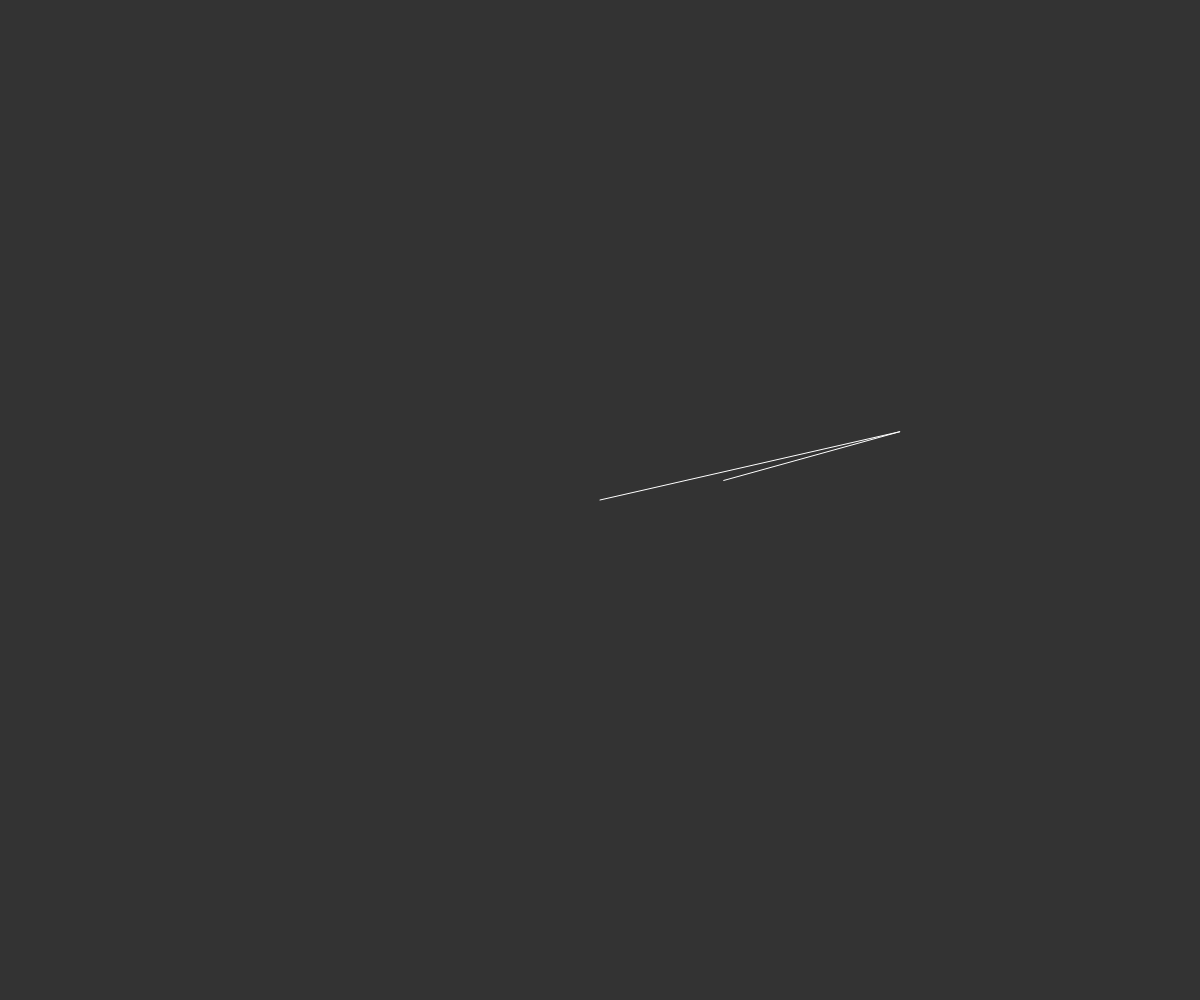
Frame 1 (no input)
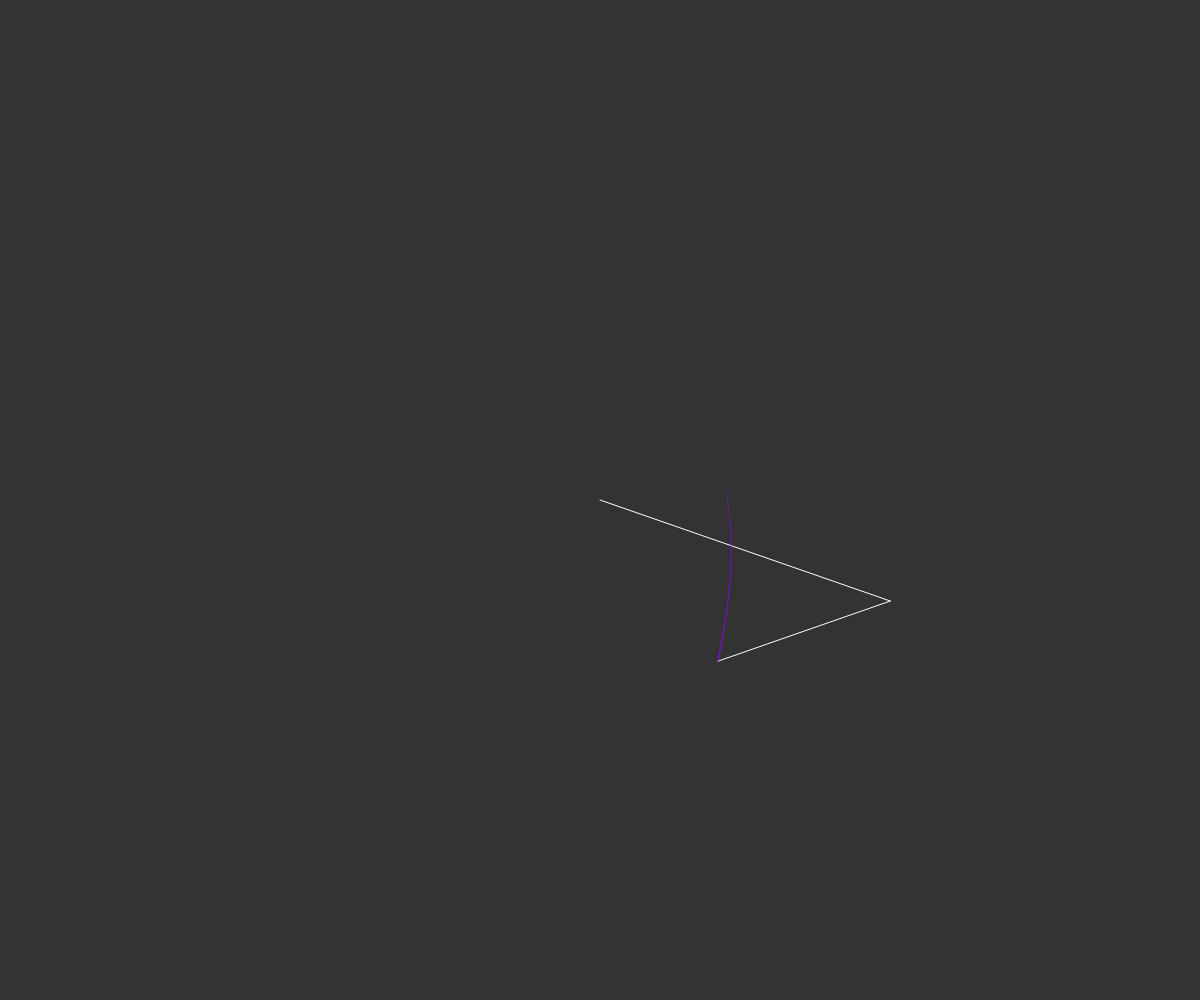
Frame 60 (no input)
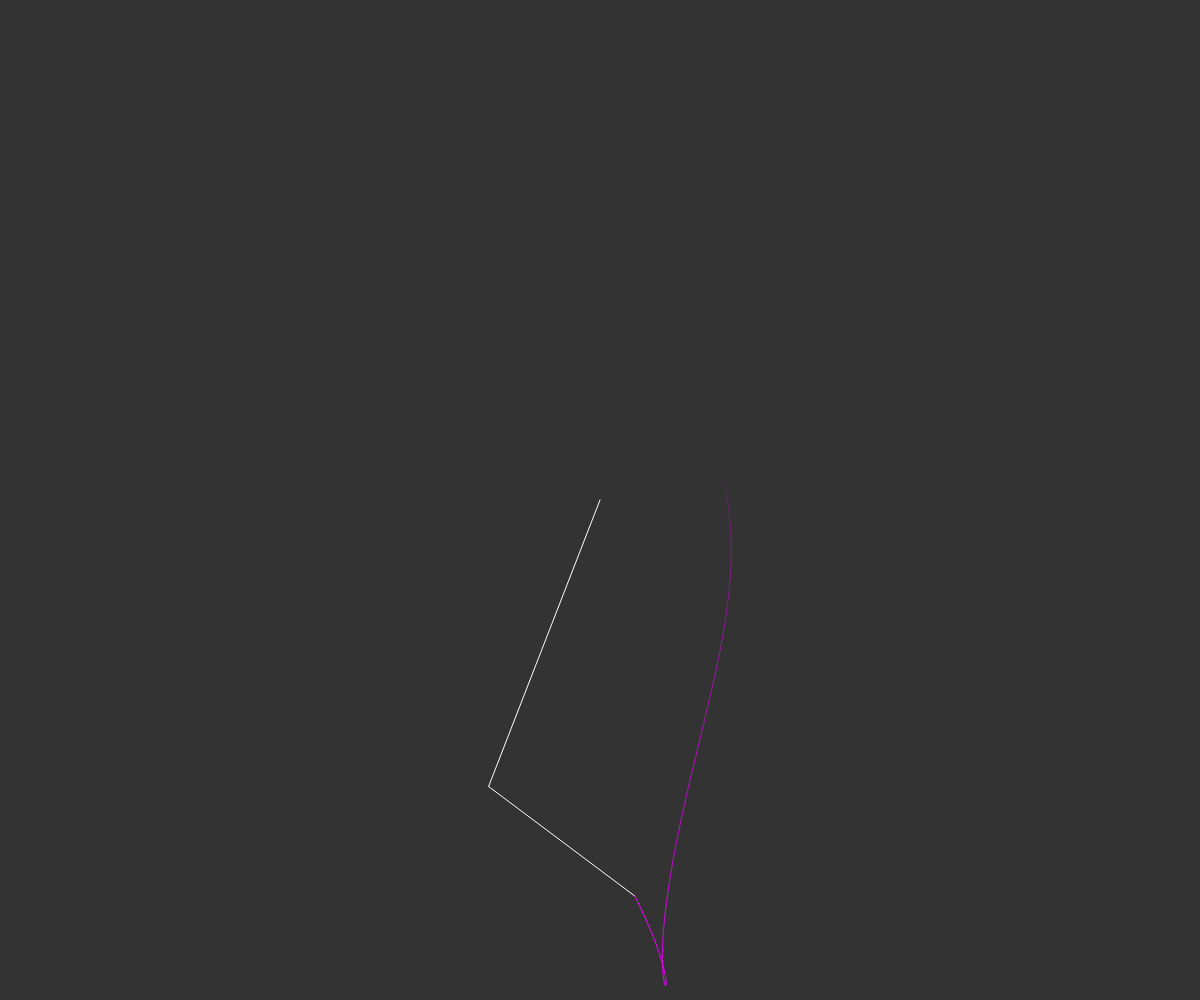
Frame 120 (the mouse pressed at the canvas centre since frame 60)

The p5.js sketch that drew these frames (run headless with seeded random() and noise() and a simulated clock; from frame 60 on, the mouse is pressed at the canvas centre):

// p5.js sketch
// ── sketch.js
var Theta1;
var Theta2;

var dTheta1 = 0;
var dTheta2 = 0;
var d2Theta1 = 0;
var d2Theta2 = 0;

var l1 = 50;
var l2 = 50;

var m1 = 1;
var m2 = 1;
var mu = 2;

var g = 9.8;
var time = 0.1;

var path = [];
var col = 0;


function setup() {
  createCanvas(windowWidth, windowHeight);  
  colorMode(HSB,255,255,255,1000);
  Theta1 = random(0, TWO_PI);
  Theta2 = random(0, TWO_PI);
  
  var vhl = random(0.25,0.75);
  l1 = height < width ? height/2 * vhl - 5 : width /2 * vhl - 5;
  l2 = height < width ? height/2 * (1-vhl) - 5 : width /2 * (1-vhl) - 5;
  
  
  m1 = random(1,10);
  m2 = random(0.1,m1);
  mu =  1+m1/m2;
}

function draw() {
  background(0,0,51);
  col += 0.25;
  translate(width/2, height/2);
  rotate(PI/2);
  
  //use math functions, for faster computing
  d2Theta1  =  (g*(Math.sin(Theta2)*Math.cos(Theta1-Theta2)-mu*Math.sin(Theta1))-(l2*dTheta2*dTheta2+l1*dTheta1*dTheta1*Math.cos(Theta1-Theta2))*Math.sin(Theta1-Theta2))/(l1*(mu-Math.cos(Theta1-Theta2)*Math.cos(Theta1-Theta2)));
  d2Theta2  =  (mu*g*(Math.sin(Theta1)*Math.cos(Theta1-Theta2)-Math.sin(Theta2))+(mu*l1*dTheta1*dTheta1+l2*dTheta2*dTheta2*Math.cos(Theta1-Theta2))*Math.sin(Theta1-Theta2))/(l2*(mu-Math.cos(Theta1-Theta2)*Math.cos(Theta1-Theta2)));
  dTheta1   += d2Theta1*time;
  dTheta2   += d2Theta2*time;
  Theta1    += dTheta1*time;
  Theta2    += dTheta2*time;
  
  var x1 = l1 * cos(Theta1);
  var y1 = l1 * sin(Theta1);
  var x2 = l2 * cos(Theta2);
  var y2 = l2 * sin(Theta2);
  x2 += x1;
  y2 += y1;
  
  path.push([x2, y2]);
  
  stroke(0, 0,255);
  line(0,0,x1,y1);
  line(x1,y1,x2,y2);
  
  for (var i = 0; i < path.length -1; i++) {
    var hu = map(i, 0, path.length -1, 0, 1000);
    stroke((col+180)%359,255,255,hu);
    line(path[i][0], path[i][1], path[i+1][0], path[i+1][1]);
  }  
  
  if (path.length > 500) 
    path.splice(0,1);
}
// ── circle.js
class Circle {
  constructor (x,y,r,options) {
    var pos = p5.Vector.random2D();
    pos.setMag(25*r);
    pos.x += x;
    pos.y += y;
    this.body = Bodies.circle(pos.x,pos.y,r,options);
    World.add(world, this.body);    
  }
  
  show() {
    ellipse(this.body.position.x, this.body.position.y, this.body.circleRadius*2);
  }
}
